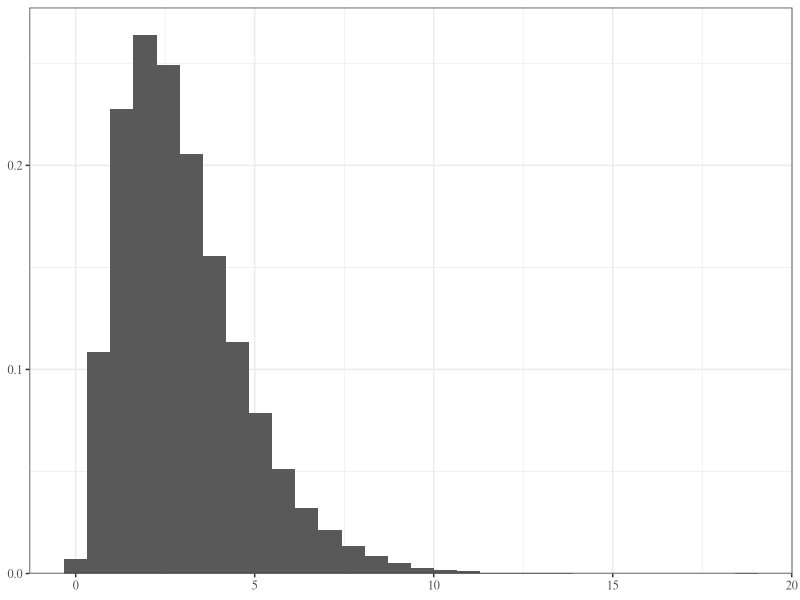

The R script that drew this image:
## ---- chunk 1
#| fig-cap: Histogram of samples from a gamma distribution.
library(ggplot2)

ggplot(NULL, aes(rgamma(5e4, 3))) +
  geom_histogram(aes(y = after_stat(density))) +
  scale_y_continuous(name=NULL, expand=expansion(c(0, 0.05))) +
  labs(x=NULL) +
  theme_bw(base_family="Times")
